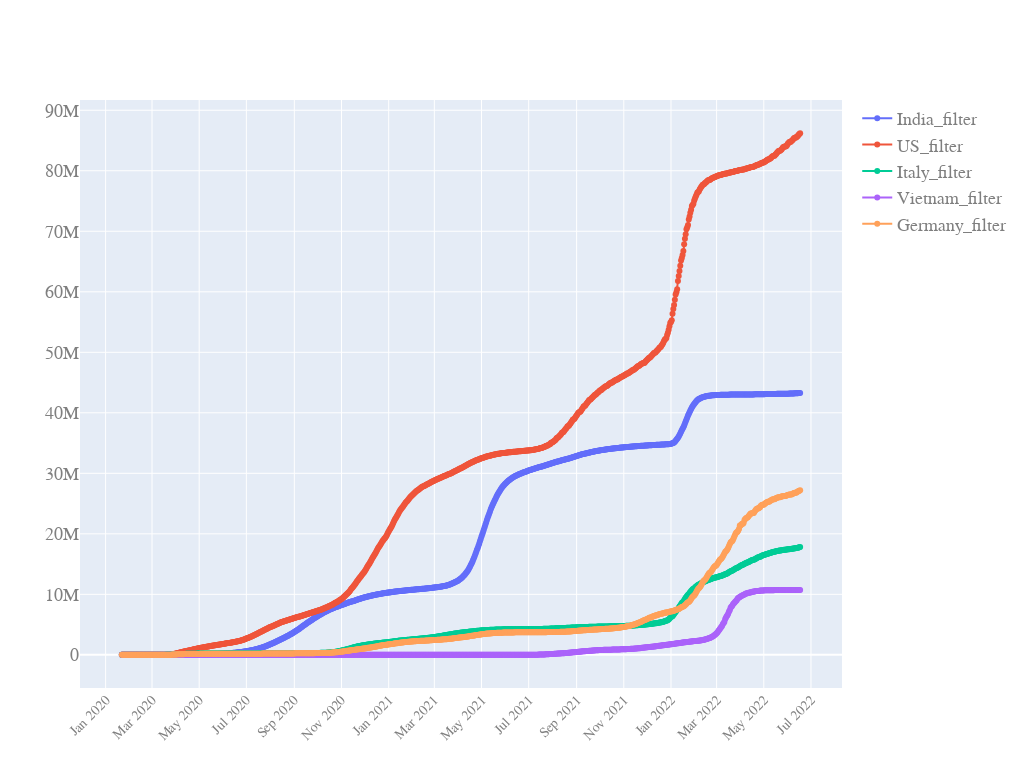

Source (notebook cell):
### Code cell
quick_plot(df_analyse.date, df_analyse.loc[:, ['India_filter', 'US_filter', 'Italy_filter', 'Vietnam_filter', 'Germany_filter']], y_scale='linear')

### Figure 1 — Plotly figure (JSON) as saved in the notebook; plotly's stock layout.template omitted (floating-point values rounded to 4 significant figures; data arrays with more than 128 entries replaced by an {"elided": "..."} marker saying what was removed)
{"data": [{"mode": "markers+lines", "name": "India_filter", "type": "scatter", "x": {"elided": "878 str values"}, "y": {"elided": "878 float values"}}, {"mode": "markers+lines", "name": "US_filter", "type": "scatter", "x": {"elided": "878 str values"}, "y": {"elided": "878 float values"}}, {"mode": "markers+lines", "name": "Italy_filter", "type": "scatter", "x": {"elided": "878 str values"}, "y": {"elided": "878 float values"}}, {"mode": "markers+lines", "name": "Vietnam_filter", "type": "scatter", "x": {"elided": "878 str values"}, "y": {"elided": "878 float values"}}, {"mode": "markers+lines", "name": "Germany_filter", "type": "scatter", "x": {"elided": "878 str values"}, "y": {"elided": "878 float values"}}], "layout": {"autosize": true, "font": {"color": "#7f7f7f", "family": "PT Sans, monospace", "size": 18}, "height": 768, "width": 1024, "xaxis": {"nticks": 20, "tickangle": -45, "tickfont": {"color": "#7f7f7f", "size": 14}}, "yaxis": {"type": "linear"}}}
